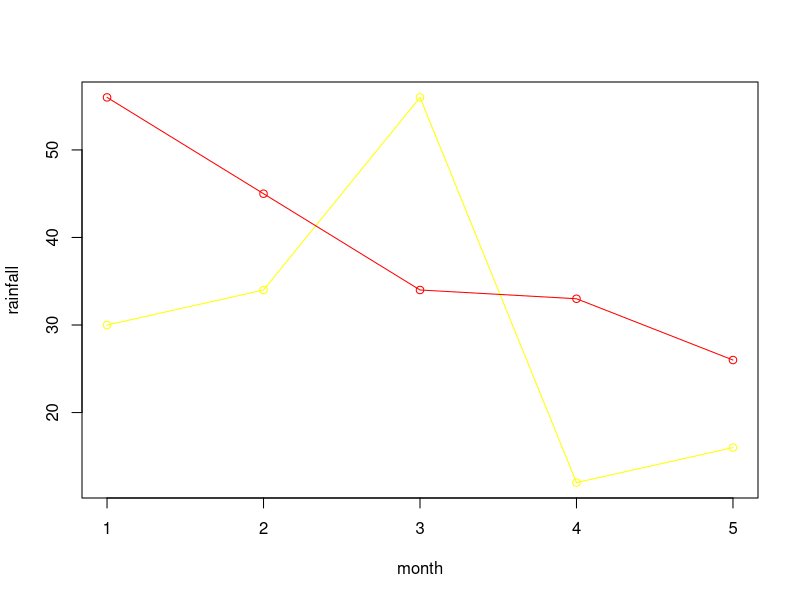

Write R code to recreate this figure.
x = c(30,34,56,12,16)
Y = c(56,45,34,33,26)

plot(x, col="yellow", xlab="month", ylab="rainfall", type="o")
lines(Y, col="red", type="o")
